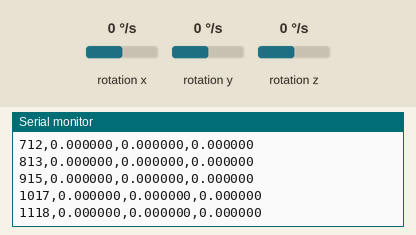
This sketch was run on a simulated Arduino Nano 33 IoT. Shown: the last lines printed to the serial monitor. The inputs (shaded band) are chosen by the test bench; at power-on: rotation x 0 °/s, rotation y 0 °/s, rotation z 0 °/s.

Above: at 1.2 s.
1.3 s: rotation x set to -192 °/s
At 1.33 s:
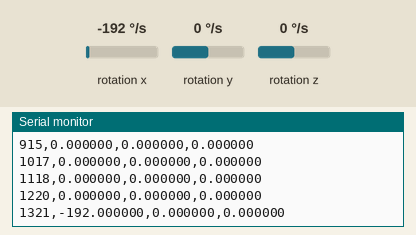
2.8 s: rotation y set to -192 °/s
At 2.85 s:
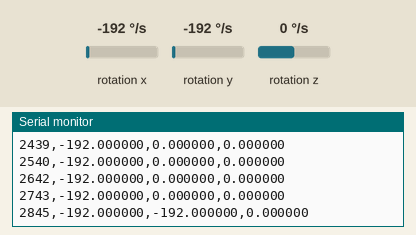
4.3 s: rotation z set to -192 °/s
At 4.37 s:
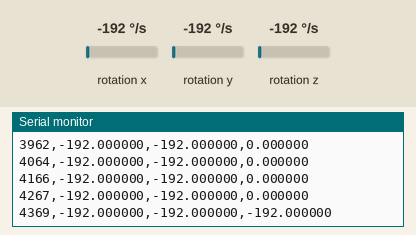
Timing chart, 0 to 7.3 s (numbered marks = the images above; inputs shaded):
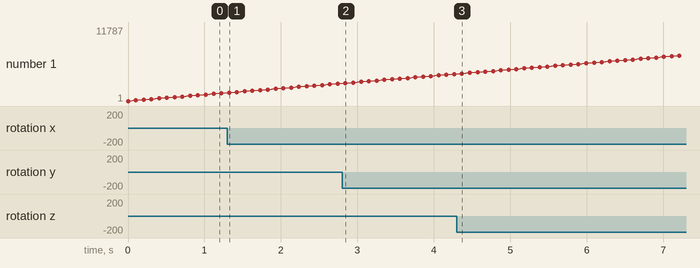

Measured:
- after the input at 1.3 s, the serial monitor: prints a new line at once (image 1)
- after the input at 2.8 s, the serial monitor: prints a new line after 0.05 s (image 2)

The sketch:

sketch_sep28a.ino
```cpp
#include <Arduino_LSM6DS3.h>

void setup() {
  Serial.begin(115200);
  while (!Serial) { ; }              // wait for serial to be ready
  if (!IMU.begin()) {
    Serial.println("Failed to initialize IMU!");
    while (1) { ; }
  }
  Serial.println("timestamp_ms,x,y,z"); // CSV header
}

void loop() {
  float gx, gy, gz;
  static unsigned long t0 = millis();

  if (IMU.gyroscopeAvailable()) {
    IMU.readGyroscope(gx, gy, gz);     // deg/s
    unsigned long t = millis() - t0;   // relative ms since start

    // CSV line
    Serial.print(t); Serial.print(",");
    Serial.print(gx, 6); Serial.print(",");
    Serial.print(gy, 6); Serial.print(",");
    Serial.println(gz, 6);
  }
  delay(100); // ~10 Hz
}
```
